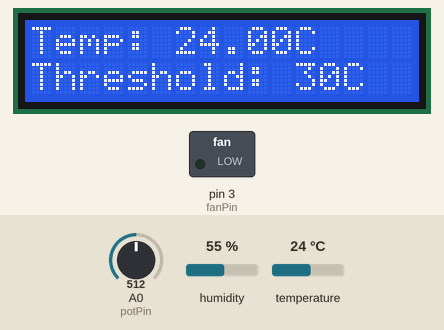
A sketch run on a simulated Arduino Uno, built with avr-gcc and run on an emulated ATmega328P. Parts: 16×2 character LCD, switched loads named in the sketch (green lamp = pin HIGH). The test bench sets the inputs (shaded band); at power-on: temperature 24 °C, A0 (potPin) = 512, humidity 55 %.

Above: at 3.2 s.
3.3 s: temperature set to 29 °C
At 4.9 s:
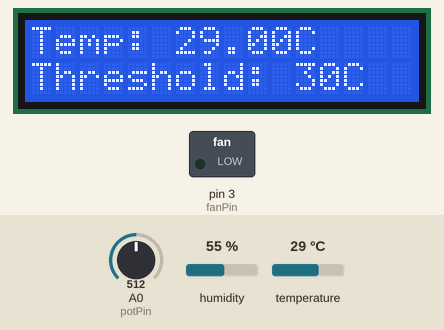
5.7 s: temperature set to 32 °C
At 7.0 s:
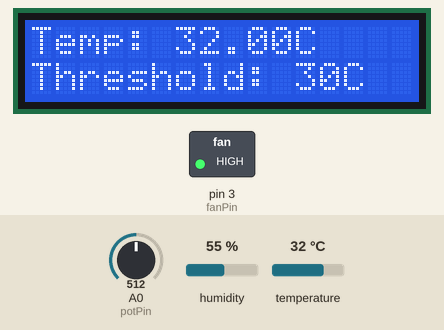
7.7 s: A0 (potPin) set to 597
At 9.2 s:
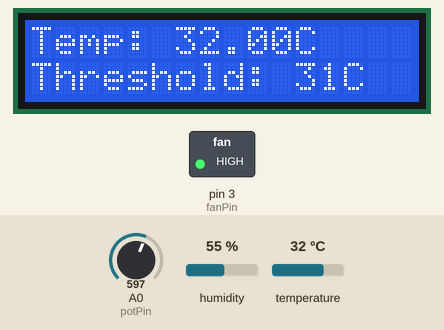
9.8 s: A0 (potPin) set to 622
At 11.3 s:
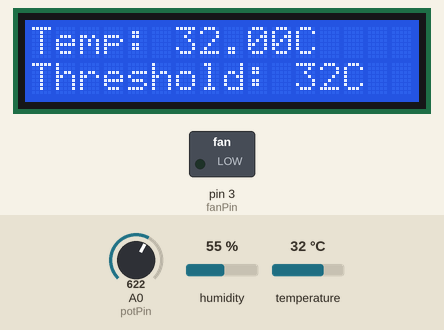
11.9 s: temperature set to 12 °C
At 13.4 s:
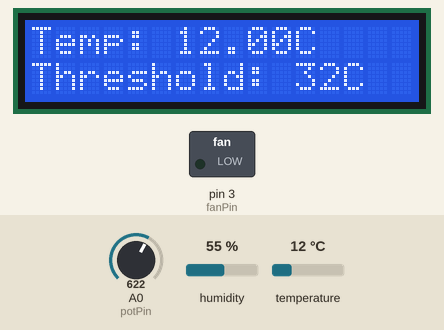
14.0 s: A0 (potPin) set to 716
At 15.6 s:
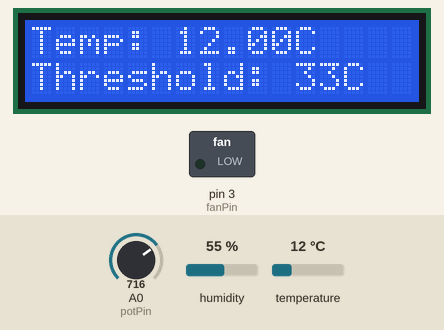
Timing chart, 0 to 17.1 s (numbered marks = the images above; inputs shaded):
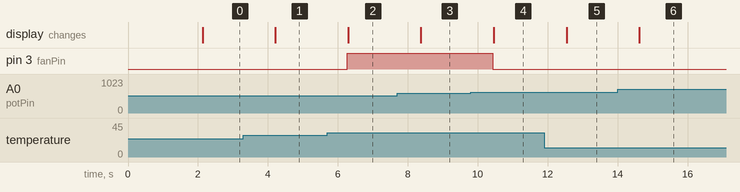

Measured:
- the behaviour switches between 30 and 31 °C on temperature (found by bisection; images 1 and 2)
- the behaviour switches between 613 and 614 on A0 (potPin) (found by bisection; images 3 and 4)
- after the input at 3.3 s, the display: changes after 0.91 s (image 1)
- after the input at 5.7 s, pin 3 (fanPin): LOW → HIGH after 0.57 s; the display: changes after 0.59 s (image 2)
- after the input at 7.7 s, the display: changes after 0.68 s (image 3)
- after the input at 9.8 s, pin 3 (fanPin): HIGH → LOW after 0.63 s; the display: changes after 0.66 s (image 4)
- after the input at 11.9 s, the display: changes after 0.64 s (image 5)
- after the input at 14.0 s, the display: changes after 0.62 s (image 6)

The sketch:

automatic-fan.ino
```cpp
#include <DHT.h>
#include <LiquidCrystal_I2C.h>

#define DHTPIN 2
#define DHTTYPE DHT11

DHT dht(DHTPIN, DHTTYPE);
LiquidCrystal_I2C lcd(0x27, 16, 2);

const int potPin = A0;
const int fanPin =3;

void setup(){
  dht.begin();
  pinMode(fanPin, OUTPUT);
  lcd.init();
  lcd.backlight();
  lcd.print("Temp Fan Ctrl");
  delay(2000);
  lcd.clear();
}

void loop(){
  int potValue = analogRead(potPin);
  int threshold = map(potValue, 0,1023, 20, 40);
  float temperature = dht.readTemperature();


  if (temperature > threshold) {
    digitalWrite(fanPin, HIGH);
  } else {
    digitalWrite(fanPin, LOW);
  }


  lcd.clear();
  lcd.setCursor(0,0);
  lcd.print("Temp: ");
  lcd.print(temperature);
  lcd.print("C");

  lcd.setCursor(0,1);
  lcd.print("Threshold: ");
  lcd.print(threshold);
  lcd.print("C");

  delay(1000);
}
```
